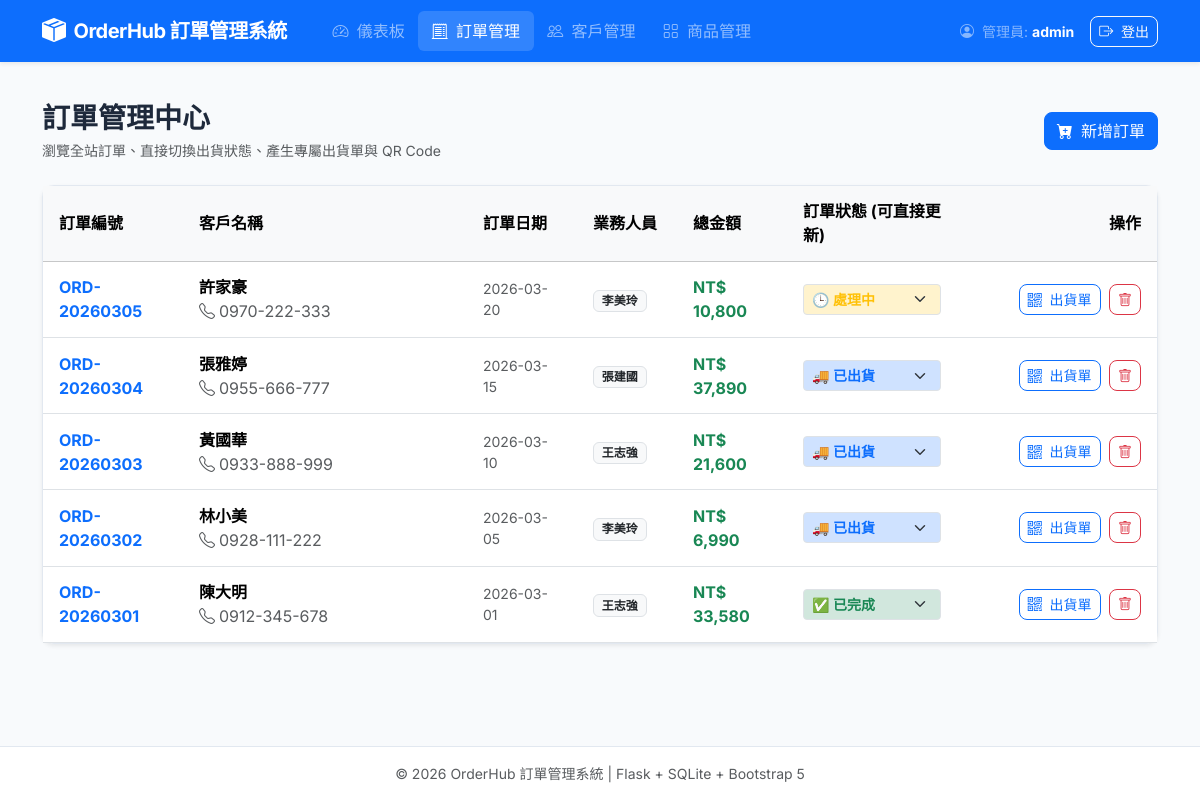
/orders (signed in), run on the app's committed database.
### tables this page shows
CREATE TABLE orders (
        訂單編號 TEXT PRIMARY KEY,
        客戶編號 TEXT NOT NULL,
        訂單日期 TEXT NOT NULL,
        狀態 TEXT NOT NULL CHECK (狀態 IN ('處理中', '已出貨', '已完成', '已取消')),
        業務人員 TEXT NOT NULL,
        FOREIGN KEY (客戶編號) REFERENCES customer(客戶編號) ON UPDATE CASCADE ON DELETE RESTRICT
    );

### app.py (the view)
@app.route("/orders")
@login_required
def list_orders():
    conn = get_db()
    orders = conn.execute("""
        SELECT o.訂單編號, o.客戶編號, o.訂單日期, o.狀態, o.業務人員,
               c.名稱 AS 客戶名稱, c.電話,
               COALESCE(SUM(oi.數量 * oi.單價), 0) AS 總金額
        FROM orders o
        JOIN customer c ON o.客戶編號 = c.客戶編號
        LEFT JOIN order_item oi ON o.訂單編號 = oi.訂單編號
        GROUP BY o.訂單編號
        ORDER BY o.訂單日期 DESC, o.訂單編號 DESC;
    """).fetchall()
    conn.close()
    return render_template("orders.html", orders=orders)

### app.py (called while the page is built)
def init_db_if_not_exists():
    if not os.path.exists(DB_PATH):
        try:
            from create_db import init_database
            init_database()
        except Exception as e:
            print(f"初始化資料庫失敗: {e}")

def get_db():
    init_db_if_not_exists()
    conn = sqlite3.connect(DB_PATH)
    conn.row_factory = sqlite3.Row
    conn.execute("PRAGMA foreign_keys = ON;")
    return conn

def login_required(f):
    @wraps(f)
    def decorated_function(*args, **kwargs):
        if "user" not in session:
            flash("請先登入管理員帳號！", "warning")
            return redirect(url_for("login", next=request.path))
        return f(*args, **kwargs)
    return decorated_function

### templates/orders.html (shortened to what this page needs)
{% extends "base.html" %}
{% block content %}
<div class="d-flex justify-content-between align-items-center mb-4">
    <div>
        <h3 class="fw-bold mb-1">訂單管理中心</h3>
        <p class="text-muted small mb-0">瀏覽全站訂單、直接切換出貨狀態、產生專屬出貨單與 QR Code</p>
    </div>
    <a href="{{ url_for('new_order') }}" class="btn btn-primary">
        <i class="bi bi-cart-plus-fill me-1"></i> 新增訂單
    </a>
</div>
<div class="card bg-white shadow-sm">
    <div class="table-responsive">
        <table class="table table-hover align-middle mb-0">
            <thead class="table-light">
                <tr>
                    <th style="width: 140px;">訂單編號</th>
                    <th>客戶名稱</th>
                    <th style="width: 110px;">訂單日期</th>
                    <th style="width: 100px;">業務人員</th>
                    <th style="width: 110px;">總金額</th>
                    <th style="width: 170px;">訂單狀態 (可直接更新)</th>
                    <th style="width: 200px;" class="text-end">操作</th>
                </tr>
            </thead>
            <tbody>
                {% for o in orders %}
                <tr>
                    <td>
                        <a href="{{ url_for('order_detail', order_id=o.訂單編號) }}" class="fw-bold text-decoration-none text-primary">
                            {{ o.訂單編號 }}
                        </a>
                    </td>
                    <td>
                        <div class="fw-semibold">{{ o.客戶名稱 }}</div>
                        <span class="text-muted smaller"><i class="bi bi-telephone me-1"></i>{{ o.電話 or '無電話' }}</span>
                    </td>
                    <td class="text-muted small">{{ o.訂單日期 }}</td>
                    <td><span class="badge bg-light text-dark border">{{ o.業務人員 }}</span></td>
                    <td class="fw-bold text-success">NT$ {{ "{:,.0f}".format(o.總金額 or 0) }}</td>
                    <td>
                        <form method="POST" action="{{ url_for('update_order_status', order_id=o.訂單編號) }}" class="d-inline">
                            <select name="status" class="form-select form-select-sm fw-semibold {% if o.狀態 == '處理中' %}text-warning bg-warning-subtle{% elif o.狀態 == '已出貨' %}text-primary bg-primary-subtle{% elif o.狀態 == '已完成' %}text-success bg-success-subtle{% else %}text-secondary bg-secondary-subtle{% endif %}" onchange="this.form.submit()">
                                <option value="處理中" {% if o.狀態 == '處理中' %}selected{% endif %}>🕒 處理中</option>
                                <option value="已出貨" {% if o.狀態 == '已出貨' %}selected{% endif %}>🚚 已出貨</option>
                                <option value="已完成" {% if o.狀態 == '已完成' %}selected{% endif %}>✅ 已完成</option>
                            </select>
                        </form>
                    </td>
                    <td class="text-end">
                        <a href="{{ url_for('order_detail', order_id=o.訂單編號) }}" class="btn btn-sm btn-outline-primary me-1" title="查看出貨單與QR Code">
                            <i class="bi bi-qr-code me-1"></i> 出貨單
                        </a>
                        <form method="POST" action="{{ url_for('delete_order', order_id=o.訂單編號) }}" class="d-inline" onsubmit="return confirm('確定要刪除訂單 [{{ o.訂單編號 }}] 嗎？明細項目將一併清除。');">
                            <button type="submit" class="btn btn-sm btn-outline-danger" title="刪除訂單">
                                <i class="bi bi-trash"></i>
                            </button>
                        </form>
                    </td>
                </tr>
                {% else %}
                <tr>
                    <td colspan="7" class="text-center py-4 text-muted">目前暫無訂單資料</td>
                </tr>
                {% endfor %}
            </tbody>
        </table>
    </div>
</div>
{% endblock %}

### templates/base.html (style rules this page uses)
:root { --primary-color: #2563eb; --primary-hover: #1d4ed8; --bg-color: #f8fafc; --card-border: #e2e8f0; }
body { font-family: 'Inter', 'Noto Sans TC', -apple-system, BlinkMacSystemFont, sans-serif; background-color: var(--bg-color); color: #1e293b; min-height: 100vh; display: flex; flex-direction: column; }
.card { border-radius: 12px; border: 1px solid var(--card-border); box-shadow: 0 1px 3px rgba(0,0,0,0.04), 0 1px 2px rgba(0,0,0,0.02); transition: transform 0.2s ease, box-shadow 0.2s ease; }
.btn { border-radius: 8px; font-weight: 500; transition: all 0.15s ease; }
.table > :not(caption) > * > * { padding: 0.85rem 1rem; vertical-align: middle; }

### data on the page
orders: 訂單編號 "ORD-20260305", 客戶名稱 "許家豪", o "0970-222-333", 訂單日期 "2026-03-20", 業務人員 "李美玲", o "10,800", status "🕒 處理中"
orders: 訂單編號 "ORD-20260304", 客戶名稱 "張雅婷", o "0955-666-777", 訂單日期 "2026-03-15", 業務人員 "張建國", o "37,890", status "🚚 已出貨"
orders: 訂單編號 "ORD-20260303", 客戶名稱 "黃國華", o "0933-888-999", 訂單日期 "2026-03-10", 業務人員 "王志強", o "21,600", status "🚚 已出貨"
orders: 訂單編號 "ORD-20260302", 客戶名稱 "林小美", o "0928-111-222", 訂單日期 "2026-03-05", 業務人員 "李美玲", o "6,990", status "🚚 已出貨"
orders: 訂單編號 "ORD-20260301", 客戶名稱 "陳大明", o "0912-345-678", 訂單日期 "2026-03-01", 業務人員 "王志強", o "33,580", status "✅ 已完成"

### other printed values
{{ session.get('user') }} "admin"
